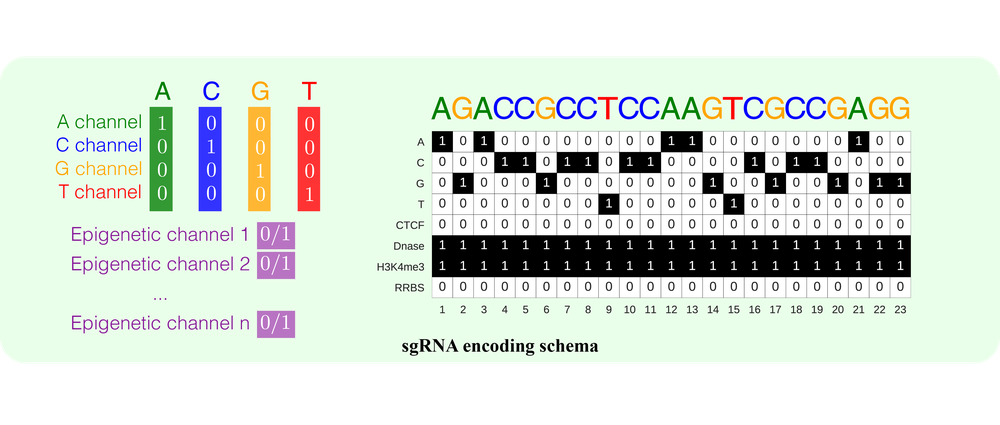
#> input picture modules/09_crispr_analysis/v2/tools/DeepCRISPR/images/sgrna.png, 1000 x 425 px, shrunk from 3996 x 1698 before the run
$ python crop_to_content.py --image ../09_crispr_analysis/v2/tools/DeepCRISPR/images/sgrna.png --out out.png
#> lines starting #> are read from the running program, lines starting #| are printed output that depends on the picture; after the words box and inside, x2 and y2 are one past the last pixel; in counts of white or black regions, pixels touching at a corner belong together
#!/usr/bin/env python3
"""
Crop an image to its tight non-black bounding box. Useful for trimming the
generous black margins PyMOL leaves around ray-traced renders before
stitching the renders into a multi-panel figure.

Usage:
    python crop_to_content.py --image in.png --out out.png [--pad 12] [--threshold 8]
"""

from __future__ import annotations

import argparse
import sys
from pathlib import Path

import numpy as np
from PIL import Image


def crop(image: Path, out: Path, pad: int = 12, threshold: int = 8) -> None:
#> called with pad = 12, threshold = 8
    img = Image.open(str(image))
#> img is the input picture: PIL image 1000x425 RGBA; mean R, G, B, A 150.1, 157.9, 149, 184
    arr = np.asarray(img.convert("RGB"))
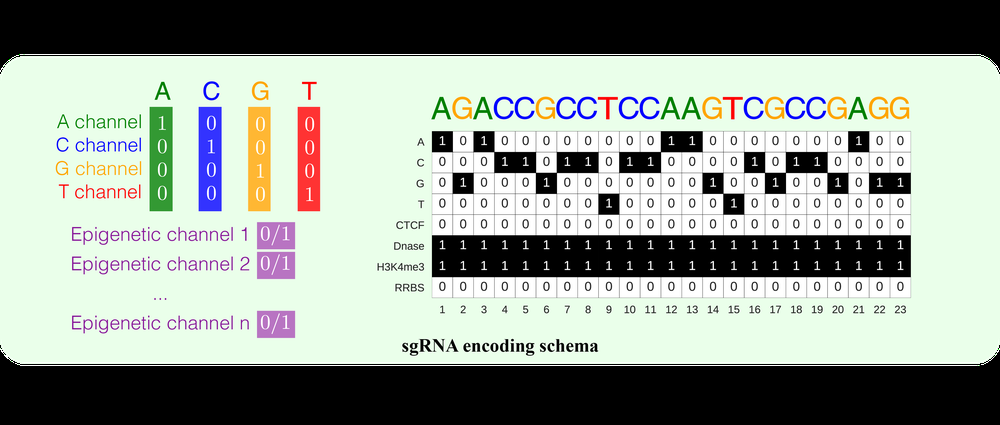
#> arr: shape (425, 1000, 3); mean R, G, B 150.1, 157.9, 149
    # Non-black = any channel above threshold (0-255).
    mask = arr.max(axis=2) > threshold
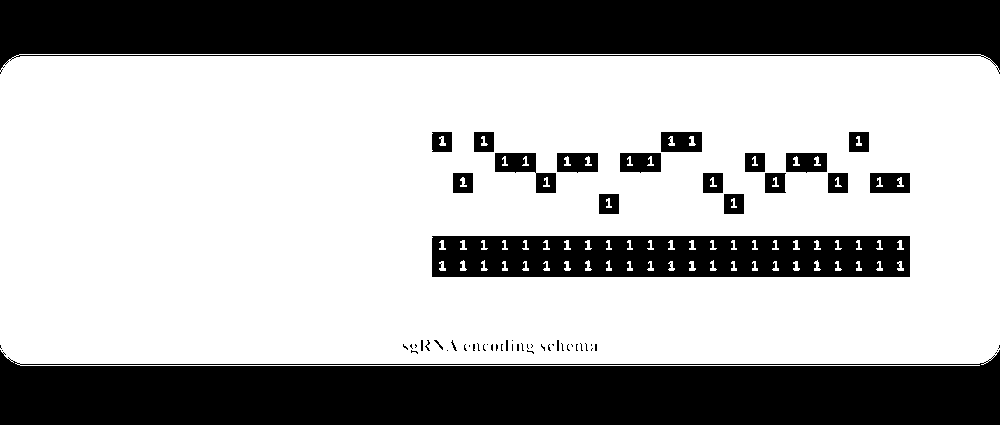
#> mask: shape (425, 1000) bool; 66.6% white; 62 black regions (37 under 20 px), largest, box (x1, y1, x2, y2) and area: (0, 350, 1000, 425) 60244, (0, 0, 1000, 74) 55245, (432, 236, 910, 277) 17831
    if not mask.any():
        # Nothing to crop; just copy through.
        img.save(str(out))
        print(f"[WARN] {image.name} is entirely below threshold; copied as-is")
        return
    ys, xs = np.where(mask)
    y0, y1 = ys.min(), ys.max() + 1
#> y0 = 54; y1 = 366
    x0, x1 = xs.min(), xs.max() + 1
#> x0 = 0; x1 = 1000
    # Apply pad inside the original frame.
    h, w = arr.shape[:2]
#> h = 425; w = 1000
    y0 = max(0, y0 - pad)
#> y0 = 42
    y1 = min(h, y1 + pad)
#> y1 = 378
    x0 = max(0, x0 - pad)
    x1 = min(w, x1 + pad)
    cropped = img.crop((x0, y0, x1, y1))
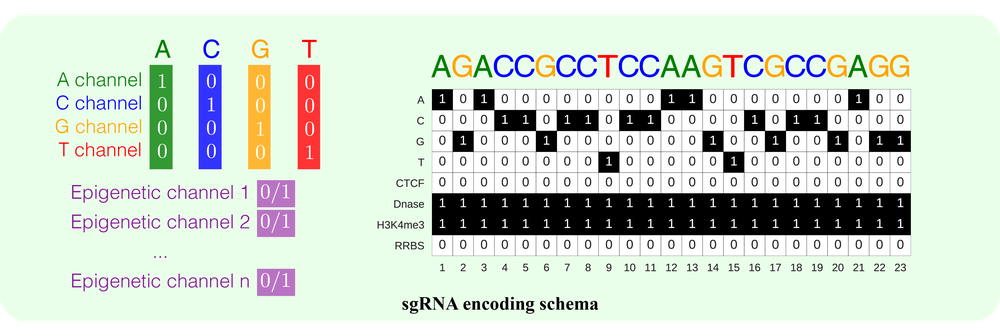
#> cropped: PIL image 1000x336 RGBA; mean R, G, B, A 189.9, 199.7, 188.4, 232.7; transparent parts drawn white
    out.parent.mkdir(parents=True, exist_ok=True)
    cropped.save(str(out))
    print(f"[OK] cropped {image.name}: ({w}x{h}) -> ({x1-x0}x{y1-y0}) -> {out}")
#| [OK] cropped sgrna.png: (1000x425) -> (1000x336) -> out.png


def main() -> int:
    ap = argparse.ArgumentParser()
    ap.add_argument("--image", required=True)
    ap.add_argument("--out", required=True)
    ap.add_argument("--pad", type=int, default=12,
                    help="pixels of black padding kept around the content bbox")
    ap.add_argument("--threshold", type=int, default=8,
                    help="max RGB value (0-255) treated as 'black' background")
    args = ap.parse_args()
    crop(Path(args.image), Path(args.out), pad=args.pad, threshold=args.threshold)
    return 0


if __name__ == "__main__":
    sys.exit(main())
#> (the program exits here)
